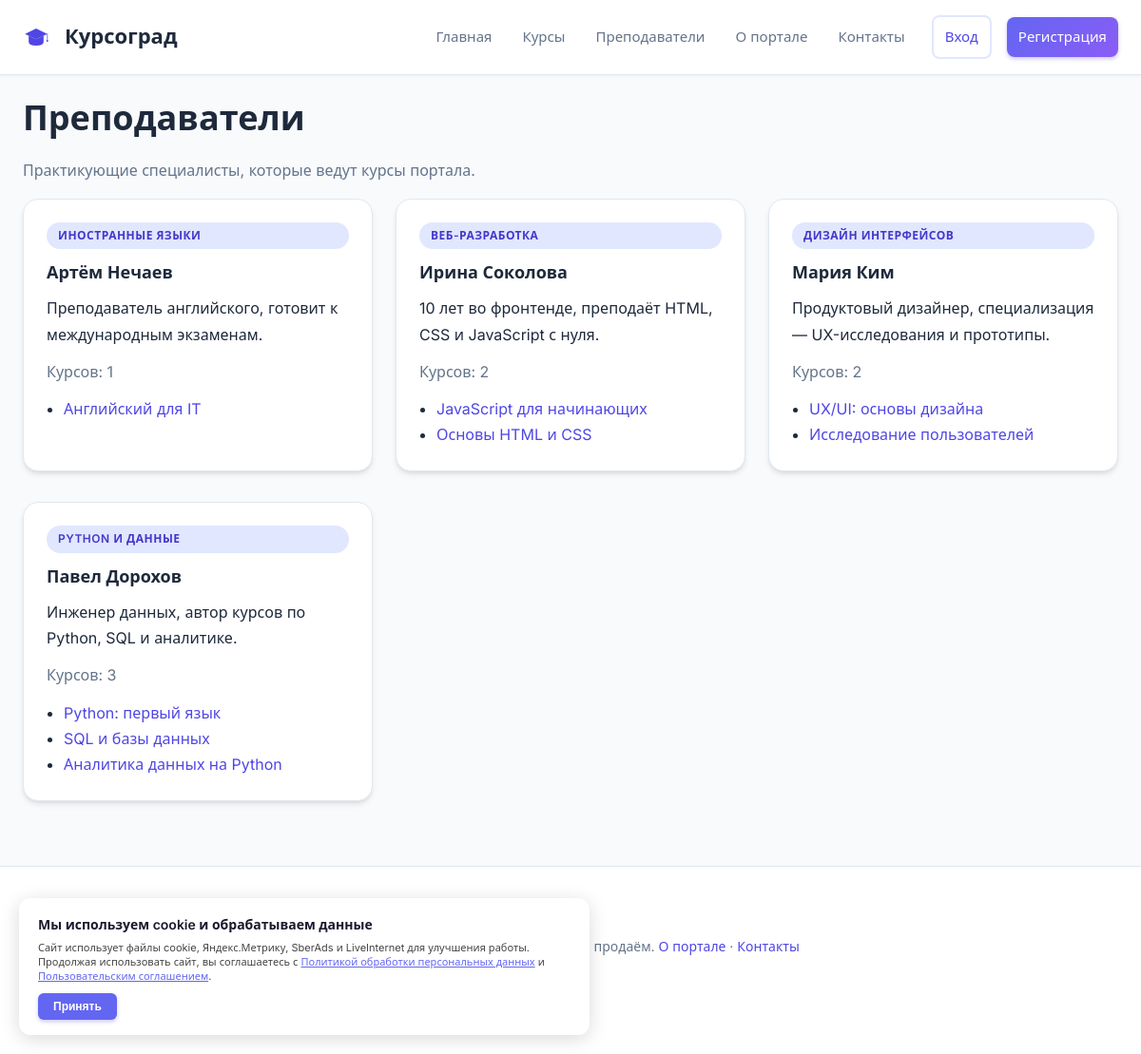
The page /teachers on the database its author committed.
### tables this page shows
CREATE TABLE teachers (
    id     INTEGER PRIMARY KEY AUTOINCREMENT,
    name   TEXT NOT NULL,
    role   TEXT NOT NULL,
    bio    TEXT DEFAULT ''
);

CREATE TABLE courses (
    id          INTEGER PRIMARY KEY AUTOINCREMENT,
    title       TEXT NOT NULL,
    category    TEXT NOT NULL,
    level       TEXT NOT NULL,
    hours       INTEGER NOT NULL,
    teacher_id  INTEGER REFERENCES teachers(id),
    description TEXT DEFAULT ''
);

### app.py (the view)
@app.route("/teachers")
def teachers():
    db = get_db()
    rows = db.execute(
        "SELECT t.*, (SELECT COUNT(*) FROM courses c WHERE c.teacher_id=t.id) n "
        "FROM teachers t ORDER BY t.name").fetchall()
    by_teacher = {t["id"]: db.execute(
        "SELECT id, title FROM courses WHERE teacher_id=? ORDER BY title",
        (t["id"],)).fetchall() for t in rows}
    return render_template("teachers.html", teachers=rows, by_teacher=by_teacher)

### app.py (called while the page is built)
def get_db():
    if "db" not in g:
        os.makedirs(os.path.dirname(DB_PATH), exist_ok=True)
        g.db = sqlite3.connect(DB_PATH)
        g.db.row_factory = sqlite3.Row
        g.db.execute("PRAGMA foreign_keys = ON")
    return g.db

@app.context_processor
def inject_user():
    user = None
    uid = session.get("user_id")
    if uid:
        user = get_db().execute("SELECT * FROM users WHERE id=?", (uid,)).fetchone()
    return {"current_user": user, "year_now": datetime.now().year}

### templates/teachers.html (shortened to what this page needs)
{% extends "base.html" %}
{% block content %}
<h1>Преподаватели</h1>
<p class="muted">Практикующие специалисты, которые ведут курсы портала.</p>
<div class="grid">
  {% for t in teachers %}
    <div class="card">
      <span class="tag">{{ t.role }}</span>
      <h3>{{ t.name }}</h3>
      <p>{{ t.bio }}</p>
      <p class="muted">Курсов: {{ t.n }}</p>
      <ul style="margin:0;padding-left:18px">
        {% for c in by_teacher[t.id] %}
          <li><a href="{{ url_for('course', course_id=c.id) }}">{{ c.title }}</a></li>
        {% endfor %}
      </ul>
    </div>
  {% endfor %}
</div>
{% endblock %}

### static/style.css (style rules this page uses)
:root { --bg:#f8fafc; --card:#ffffff; --ink:#1e293b; --muted:#64748b; --accent:#4f46e5; --accent-dark:#4338ca; --accent-soft:#e0e7ff; --accent-gradient:linear-gradient(135deg,#6366f1 0%,#8b5cf6 100%); --ok:#10b981; --warning:#f59e0b; --error:#ef4444; --line:#e2e8f0; --shadow:0 4px 6px -1px rgba(0,0,0,0.1),0 2px 4px -1px rgba(0,0,0,0.06); --shadow-lg:0 10px 15px -3px rgba(0,0,0,0.1),0 4px 6px -2px rgba(0,0,0,0.05); --radius:16px; --radius-sm:10px; --radius-lg:24px; }
* { box-sizing:border-box;margin:0;padding:0 }
body { background:var(--bg);color:var(--ink); font:16px/1.7 "Inter","Segoe UI",Roboto,Helvetica,Arial,sans-serif; -webkit-font-smoothing:antialiased;-moz-osx-font-smoothing:grayscale }
a { color:var(--accent);text-decoration:none;transition:color 0.2s ease }
h1 { margin:0 0 20px;font-size:36px;font-weight:800;line-height:1.2;color:var(--ink) }
h3 { font-size:19px;font-weight:600;margin:0 }
.muted { color:var(--muted) }
.grid { display:grid;grid-template-columns:repeat(auto-fill,minmax(300px,1fr));gap:24px;margin-top:16px }
.card { background:var(--card);border:1px solid var(--line);border-radius:var(--radius); padding:24px;display:flex;flex-direction:column;gap:12px; transition:all 0.3s ease;box-shadow:var(--shadow);position:relative;overflow:hidden;margin-bottom:8px }
.card::before { content:"";position:absolute;top:0;left:0;right:0;height:4px; background:var(--accent-gradient);opacity:0;transition:opacity 0.3s ease }
.card h3 { margin:0;font-size:18px;line-height:1.4 }
.tag { display:inline-flex;align-items:center;gap:4px; background:var(--accent-soft);color:var(--accent-dark); border-radius:999px;padding:4px 12px;font-size:12px;font-weight:600; text-transform:uppercase;letter-spacing:0.5px }
.hero,.stats,.card,.panel,.grid { animation:fadeInUp 0.5s ease forwards;opacity:0 }
.card:nth-child(1) { animation-delay:0.05s }
.card:nth-child(2) { animation-delay:0.1s }
.card:nth-child(3) { animation-delay:0.15s }
.card:nth-child(4) { animation-delay:0.2s }
.grid .card { opacity:0 }

### rows shown on the page
teachers: role "ИНОСТРАННЫЕ ЯЗЫКИ", name "Артём Нечаев", bio "Преподаватель английского, готовит к международным экзаменам.", n "1"
courses: title "Английский для IT"
teachers: role "ВЕБ-РАЗРАБОТКА", name "Ирина Соколова", bio "10 лет во фронтенде, преподаёт HTML, CSS и JavaScript с нуля.", n "2"
courses: title "JavaScript для начинающих"
courses: title "Основы HTML и CSS"
teachers: role "ДИЗАЙН ИНТЕРФЕЙСОВ", name "Мария Ким", bio "Продуктовый дизайнер, специализация — UX-исследования и прототипы.", n "2"
courses: title "UX/UI: основы дизайна"
courses: title "Исследование пользователей"
teachers: role "PYTHON И ДАННЫЕ", name "Павел Дорохов", bio "Инженер данных, автор курсов по Python, SQL и аналитике.", n "3"
courses: title "Python: первый язык"
courses: title "SQL и базы данных"
courses: title "Аналитика данных на Python"
